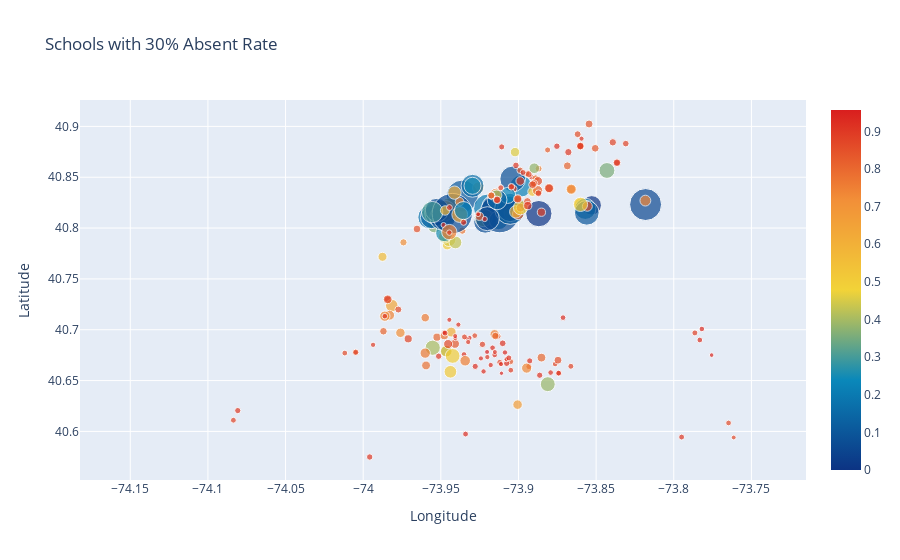

Write notebook code for a chart like this one.
### Markdown cell above
## Map of Absent Rate Distribution

### Code cell
# Create a dataframe of schools with an absent rate of 30% or more.
absent_30 = df[df['Percent of Students Chronically Absent']>=.30]

# Create a dataframe of schools with an absent rate of 11% or less.
absent_11 = df[df['Percent of Students Chronically Absent']<=.11]

# Exploring School Absent Rate 
df['Percent of Students Chronically Absent'].describe()
data = [
    {
        'x': absent_30["Longitude"],
        'y': absent_30["Latitude"],
        'text': absent_30["School Name"],
        'mode': 'markers',
        'marker': {
            'color': df["Economic Need Index"],
            'size': df["School Income Estimate"]/4500,
            'showscale': True,
            'colorscale':'Portland'
        }
    }
]

layout= go.Layout(
    title= 'Schools with 30% Absent Rate',
    xaxis= dict(
        title= 'Longitude'
    ),
    yaxis=dict(
        title='Latitude'
    )
)
fig = go.Figure(data=data, layout=layout)
iplot(fig, filename='scatter_hover_labels')

### Figure 1 — Plotly figure (JSON) as saved in the notebook; plotly's stock layout.template omitted (floating-point values rounded to 4 significant figures; data arrays with more than 128 entries replaced by an {"elided": "..."} marker saying what was removed)
{"data": [{"marker": {"color": {"elided": "1272 float values"}, "colorscale": [[0, "rgb(12,51,131)"], [0.25, "rgb(10,136,186)"], [0.5, "rgb(242,211,56)"], [0.75, "rgb(242,143,56)"], [1, "rgb(217,30,30)"]], "showscale": true, "size": {"elided": "1272 float values"}}, "mode": "markers", "text": {"elided": "330 str values"}, "type": "scatter", "x": {"elided": "330 float values"}, "y": {"elided": "330 float values"}}], "layout": {"title": {"text": "Schools with 30% Absent Rate"}, "xaxis": {"title": {"text": "Longitude"}}, "yaxis": {"title": {"text": "Latitude"}}}}
